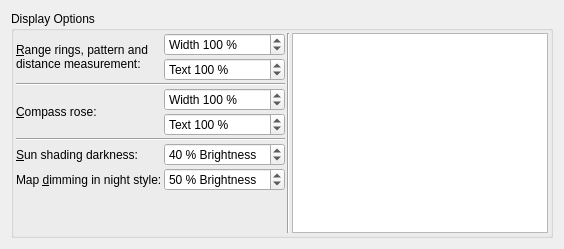
      <widget class="QWidget" name="page_2">
       <layout class="QGridLayout" name="gridLayout_32">
        <item row="1" column="0" rowspan="2">
         <widget class="QGroupBox" name="groupBox">
          <property name="title">
           <string>Display Options</string>
          </property>
          <layout class="QGridLayout" name="gridLayout_29">
           <property name="leftMargin">
            <number>2</number>
           </property>
           <property name="topMargin">
            <number>2</number>
           </property>
           <property name="rightMargin">
            <number>2</number>
           </property>
           <property name="bottomMargin">
            <number>2</number>
           </property>
           <property name="spacing">
            <number>2</number>
           </property>
           <item row="6" column="2">
            <widget class="QLabel" name="label">
             <property name="text">
              <string>&amp;Sun shading darkness:</string>
             </property>
             <property name="buddy">
              <cstring>spinBoxOptionsDisplaySunShadeDarkness</cstring>
             </property>
            </widget>
           </item>
           <item row="5" column="2" colspan="2">
            <widget class="Line" name="line_12">
             <property name="orientation">
              <enum>Qt::Horizontal</enum>
             </property>
            </widget>
           </item>
           <item row="0" column="5" rowspan="9">
            <widget class="QTreeWidget" name="treeWidgetOptionsDisplayTextOptions">
             <property name="editTriggers">
              <set>QAbstractItemView::NoEditTriggers</set>
             </property>
             <property name="showDropIndicator" stdset="0">
              <bool>false</bool>
             </property>
             <property name="alternatingRowColors">
              <bool>false</bool>
             </property>
             <property name="headerHidden">
              <bool>true</bool>
             </property>
             <column>
              <property name="text">
               <string>Text Display Options</string>
              </property>
             </column>
            </widget>
           </item>
           <item row="3" column="2" rowspan="2">
            <widget class="QLabel" name="labelOptionsMapCompassRoseThickness">
             <property name="toolTip">
              <string>Thickness of the compass rose lines</string>
             </property>
             <property name="text">
              <string>&amp;Compass rose:</string>
             </property>
             <property name="buddy">
              <cstring>spinBoxOptionsDisplayThicknessCompassRose</cstring>
             </property>
            </widget>
           </item>
           <item row="7" column="3">
            <widget class="QSpinBox" name="spinBoxOptionsGuiThemeMapDimming">
             <property name="toolTip">
              <string>Darken the map and the flight plan elevation profile for the style &quot;Night&quot;. Lower values result in a darker display.</string>
             </property>
             <property name="readOnly">
              <bool>false</bool>
             </property>
             <property name="suffix">
              <string> % Brightness</string>
             </property>
             <property name="minimum">
              <number>10</number>
             </property>
             <property name="maximum">
              <number>100</number>
             </property>
             <property name="singleStep">
              <number>10</number>
             </property>
             <property name="value">
              <number>50</number>
             </property>
            </widget>
           </item>
           <item row="3" column="3">
            <widget class="QSpinBox" name="spinBoxOptionsDisplayThicknessCompassRose">
             <property name="toolTip">
              <string>Thickness of the compass rose lines</string>
             </property>
             <property name="suffix">
              <string> %</string>
             </property>
             <property name="prefix">
              <string>Width </string>
             </property>
             <property name="minimum">
              <number>50</number>
             </property>
             <property name="maximum">
              <number>200</number>
             </property>
             <property name="singleStep">
              <number>10</number>
             </property>
             <property name="value">
              <number>100</number>
             </property>
            </widget>
           </item>
           <item row="8" column="3">
            <spacer name="verticalSpacer_12">
             <property name="orientation">
              <enum>Qt::Vertical</enum>
             </property>
             <property name="sizeHint" stdset="0">
              <size>
               <width>20</width>
               <height>40</height>
              </size>
             </property>
            </spacer>
           </item>
           <item row="0" column="3">
            <widget class="QSpinBox" name="spinBoxOptionsDisplayThicknessRangeDistance">
             <property name="toolTip">
              <string>Thickness of the range ring, pattern and distance measurement lines</string>
             </property>
             <property name="suffix">
              <string> %</string>
             </property>
             <property name="prefix">
              <string>Width </string>
             </property>
             <property name="minimum">
              <number>50</number>
             </property>
             <property name="maximum">
              <number>200</number>
             </property>
             <property name="singleStep">
              <number>10</number>
             </property>
             <property name="value">
              <number>100</number>
             </property>
            </widget>
           </item>
           <item row="7" column="2">
            <widget class="QLabel" name="labelOptionsGuiThemeMapDimming">
             <property name="text">
              <string>Map &amp;dimming in night style:</string>
             </property>
             <property name="buddy">
              <cstring>spinBoxOptionsGuiThemeMapDimming</cstring>
             </property>
            </widget>
           </item>
           <item row="1" column="3">
            <widget class="QSpinBox" name="spinBoxOptionsDisplayTextSizeRangeDistance">
             <property name="toolTip">
              <string>Text size of the range ring, pattern and distance measurement line labels</string>
             </property>
             <property name="suffix">
              <string> %</string>
             </property>
             <property name="prefix">
              <string>Text </string>
             </property>
             <property name="minimum">
              <number>50</number>
             </property>
             <property name="maximum">
              <number>200</number>
             </property>
             <property name="singleStep">
              <number>10</number>
             </property>
             <property name="value">
              <number>100</number>
             </property>
            </widget>
           </item>
           <item row="6" column="3">
            <widget class="QSpinBox" name="spinBoxOptionsDisplaySunShadeDarkness">
             <property name="toolTip">
              <string>Sun shading level. Lower values result in a darker display.</string>
             </property>
             <property name="suffix">
              <string> % Brightness</string>
             </property>
             <property name="prefix">
              <string/>
             </property>
             <property name="minimum">
              <number>10</number>
             </property>
             <property name="maximum">
              <number>90</number>
             </property>
             <property name="singleStep">
              <number>10</number>
             </property>
             <property name="value">
              <number>40</number>
             </property>
            </widget>
           </item>
           <item row="0" column="2" rowspan="2">
            <widget class="QLabel" name="labelOptionsMapSizeRangeDistance">
             <property name="text">
              <string>&amp;Range rings, pattern and
distance measurement:</string>
             </property>
             <property name="buddy">
              <cstring>spinBoxOptionsDisplayThicknessRangeDistance</cstring>
             </property>
            </widget>
           </item>
           <item row="2" column="2" colspan="2">
            <widget class="Line" name="line_3">
             <property name="orientation">
              <enum>Qt::Horizontal</enum>
             </property>
            </widget>
           </item>
           <item row="4" column="3">
            <widget class="QSpinBox" name="spinBoxOptionsDisplayTextSizeCompassRose">
             <property name="toolTip">
              <string>Text size of the compass rose line labels</string>
             </property>
             <property name="suffix">
              <string> %</string>
             </property>
             <property name="prefix">
              <string>Text </string>
             </property>
             <property name="minimum">
              <number>50</number>
             </property>
             <property name="maximum">
              <number>200</number>
             </property>
             <property name="singleStep">
              <number>10</number>
             </property>
             <property name="value">
              <number>100</number>
             </property>
            </widget>
           </item>
           <item row="0" column="4" rowspan="9">
            <widget class="Line" name="line_16">
             <property name="orientation">
              <enum>Qt::Vertical</enum>
             </property>
            </widget>
           </item>
          </layout>
         </widget>
        </item>
       </layout>
      </widget>
